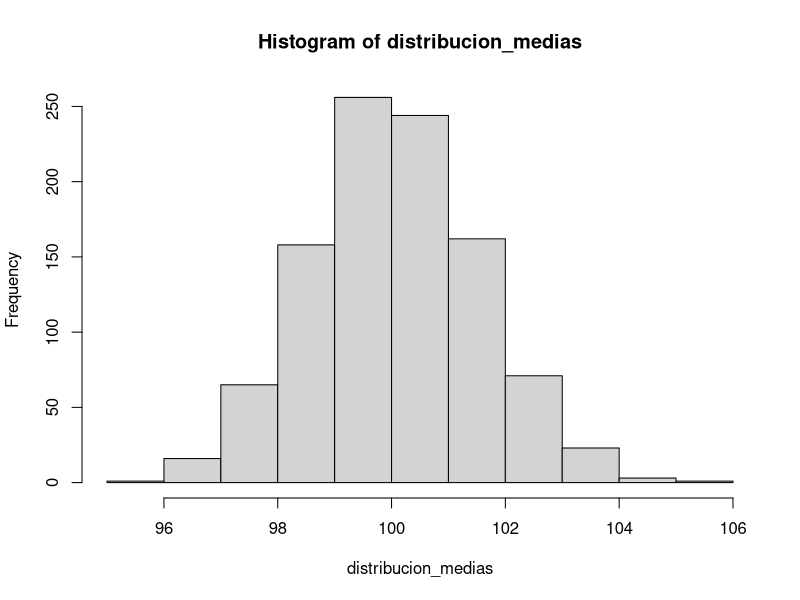

Write R code to recreate this figure.
## ---- chunk 1


if (mtcars$mpg[1] > 15) {
  print("Bien")
} else {
  print("Mal")
}


if (mtcars$mpg[1] > 15) {
  mtcars$mpg[1] + 5
} else {
  mtcars$mpg[1] - 5
}


## ---- chunk 2

mtcars_peque <- mtcars[1:20,]

if (mtcars$mpg[1] > 15) {
  print("Bien")
} else {
  print("Mal")
}


if (mtcars$mpg[1] > 15) {
  mtcars$mpg[1] + 5
} else {
  mtcars$mpg[1] - 5
}


## ---- chunk 3

mtcars$mpg[15]

if (mtcars$mpg[15] >= 25) {
  print("Grande")
} else if (mtcars$mpg[15] > 15 & mtcars$mpg[15] < 25) {
  print("Mediano")
} else {
  print("Pequeno")
}


## ---- chunk 4

ifelse(mtcars$mpg[1] > 15, "Grande", "Pequeno")

## ---- chunk 5

for (cyl in mtcars$cyl) {
  print(cyl)
}


## ---- chunk 6

contador <- 1

for (cyl in mtcars$cyl) {
  print(cyl)
  contador <- contador + 1
  if (contador >10){
    break
  }
}


## ---- chunk 7

mtcars_peque <- mtcars[1:20,]

for (i in seq_along(mtcars_peque$cyl)) {
  if (mtcars_peque$cyl[i] >= 8){
    mtcars_peque$cyl[i] <- "Grande"
  } else{
    mtcars_peque$cyl[i] <- "Pequeno"
  }
}

mtcars_peque

## ---- chunk 8

for (i in seq_along(mtcars_peque$cyl)) {
  if (mtcars_peque$cyl[i] >= 6) {
    mtcars_peque$cyl[i] <- "Grande"
  } else if (mtcars_peque$cyl[i] > 4 & mtcars_peque$cyl[i] < 6) {
    mtcars_peque$cyl[i] <- "Mediano"
  } else {
    mtcars_peque$cyl[i] <-"Pequeno"
  }
}

mtcars_peque

## ---- chunk 9

set.seed(154)
datos_1 <- rnorm(n = 100, mean = 50, sd = 15)

## ---- chunk 10

dato_1 <- sample(x = datos_1, size = 1, replace = TRUE)

dato_1

## ---- chunk 11

normal_1 <- (dato_1 - mean(datos_1)) / sd(datos_1)

normal_1

## ---- chunk 12

dato_2 <- sample(x = datos_1, size = 1, replace = TRUE)

dato_2

normal_2 <- (dato_2 - mean(datos_1)) / sd(datos_1)

normal_2


## ---- chunk 13

dato_3 <- sample(x = datos_1, size = 1, replace = TRUE)

dato_3

normal_3 <- (dato_3 - mean(datos_1)) / sd(datos_1)

normal_3


## ---- chunk 14

normalizar <- function(dato, datos) {
  
  (dato - mean(datos)) / sd(datos)
  
}

## ---- chunk 15

normalizar(dato = dato_1, datos = datos_1)

normalizar(dato = dato_2, datos = datos_1)

normalizar(dato = dato_2, datos = datos_1)

## ---- chunk 16

normal_1_2 <- normalizar(dato = dato_1, datos = datos_1)

normal_2_2 <- normalizar(dato = dato_2, datos = datos_1)

normal_3_2 <- normalizar(dato = dato_2, datos = datos_1)

normal_1_2
normal_2_2
normal_3_2

## ---- chunk 17

datos_entrada <- c(dato_1, dato_2, dato_3)

normal_vec <- normalizar(dato = datos_entrada, datos = datos_1)

normal_vec

## ---- chunk 18

datos_entrada_2 <- mtcars$mpg

normal_mpg <- normalizar(dato = datos_entrada_2, datos = datos_entrada_2)

normal_mpg

## ---- chunk 19

normal_vec

## ---- chunk 20

normalized_vector02 <- lapply(datos_entrada, normalizar, datos = datos_1)

normalized_vector02

## ---- chunk 21

normalized_vector03 <- sapply(datos_entrada, normalizar, datos = datos_1)

normalized_vector03

## ---- chunk 22

# A continuación creamos una población de tamaño 1.000.000 que se distribuye como una normal con media 100 y desviación estándar 15

pop <- rnorm(1000000, mean = 100, sd = 15)

distribucion_medias <- replicate(expr = mean(sample(x = pop, size = 100)), n = 1000)

hist(distribucion_medias)

